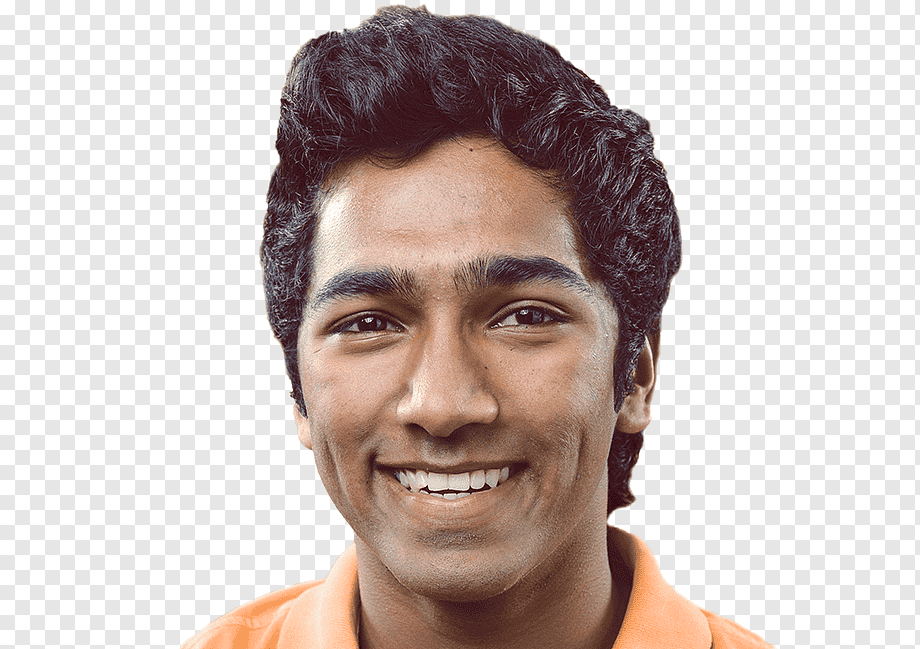
#> input picture Face.png, 920 x 649 px
$ jupyter execute 'Motion Detector.ipynb'
#> lines starting #> are read from the running program, lines starting #| are printed output that depends on the picture; after the words box and inside, x2 and y2 are one past the last pixel; in counts of white or black regions, pixels touching at a corner belong together
[cell 1]
import cv2
img=cv2.imread("Face.png", 1)
#> img is the input picture: shape (649, 920, 3); mean B, G, R 186.6, 190.9, 203.9
# cv2.imshow("Nitesh", img)
# cv2.waitKey()
# cv2.destroyAllWindows()
face_cascade=cv2.CascadeClassifier('haarcascade_frontalface_default.xml')
gray_img=cv2.cvtColor(img, cv2.COLOR_BGR2GRAY)
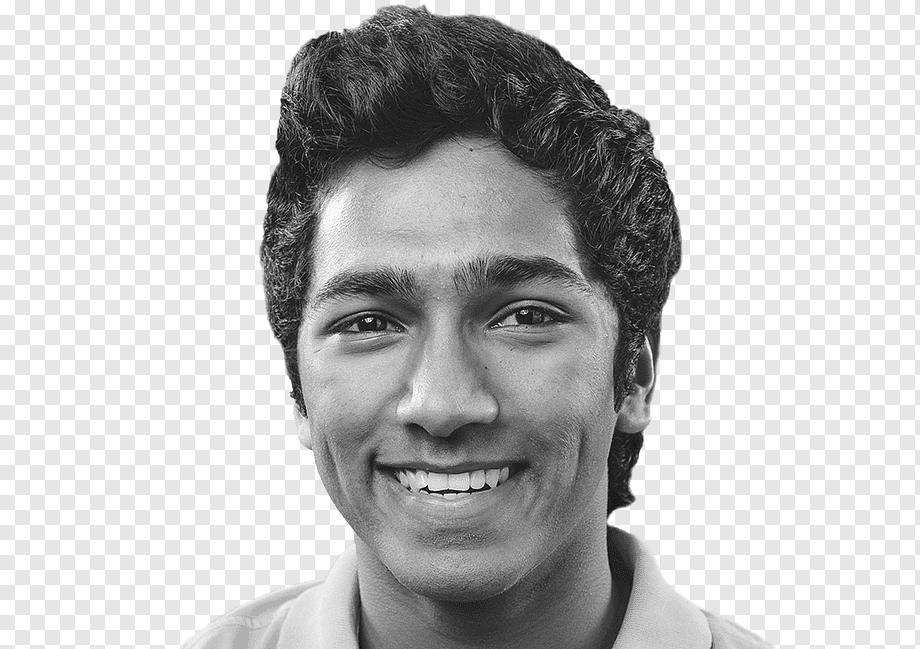
#> gray_img: shape (649, 920); min 17, max 255, mean 194.3
faces=face_cascade.detectMultiScale(gray_img, scaleFactor=1.05, minNeighbors=5)
#> faces = [[240, 144, 421, 421]]
for x, y, w, h in faces:
    img=cv2.rectangle(img, (x, y), (x+w, y+h), (0,0,255), 3)
#> this loop made 1 pass
#> pass 1, `img=cv2.rectangle(img, (x, y), (x+w, y+h), (0,0,255), 3)`:
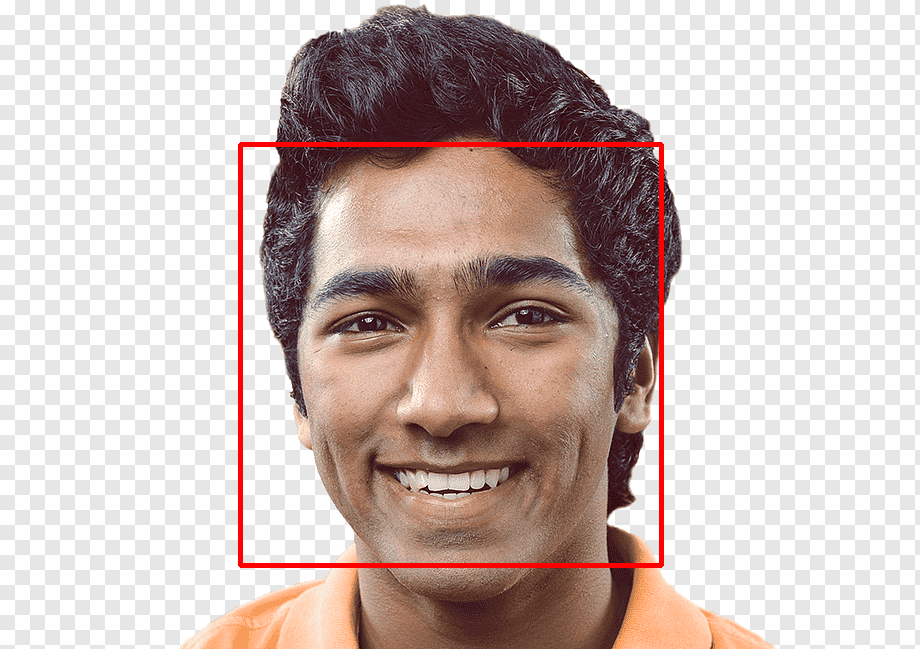
#> img: shape (649, 920, 3); 1.41% of pixels changed, all inside (x1, y1, x2, y2) = (238, 142, 664, 568)
resized=cv2.resize(img, (int(img.shape[1]/2), int(img.shape[0]/2)))
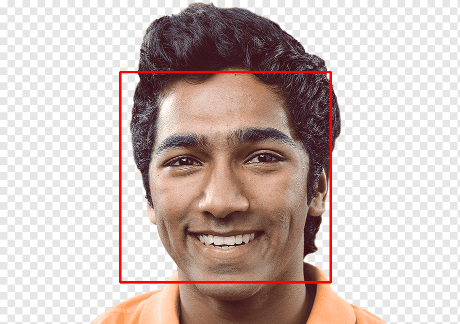
#> resized: shape (324, 460, 3); mean B, G, R 184.3, 188.5, 204.9
cv2.imshow("Face", resized)
cv2.waitKey(0)
cv2.destroyAllWindows()

[cell 2]
import cv2, time
video=cv2.VideoCapture(0)
check, frame=video.read()
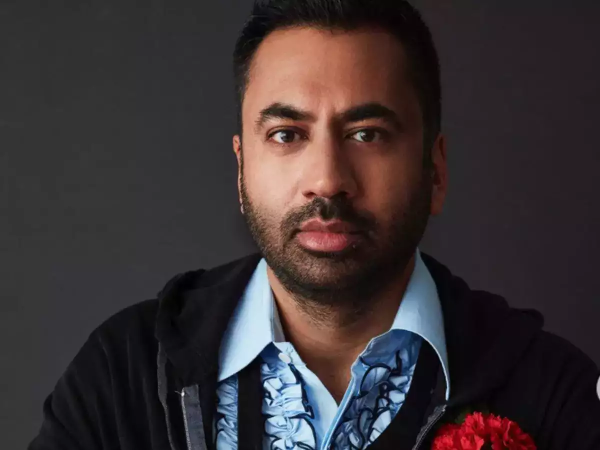
#> input picture Face2.webp, 1200 x 900 px, given in place of the camera (shown at 1/2 size)
#> frame is the input picture: shape (900, 1200, 3); mean B, G, R 52, 50, 58.9
print(check)
#| True
#print(frame)
time.sleep(3)
cv2.imshow('Capturing', frame)
cv2.waitKey(0)
video.release()
cv2.destroyAllWindows()

[cell 3]
import cv2, time
video=cv2.VideoCapture(0)
a=1
while True:
    a=a+1
    check, frame=video.read()
    #print(frame)
    gray=cv2.cvtColor(frame, cv2.COLOR_BGR2GRAY)
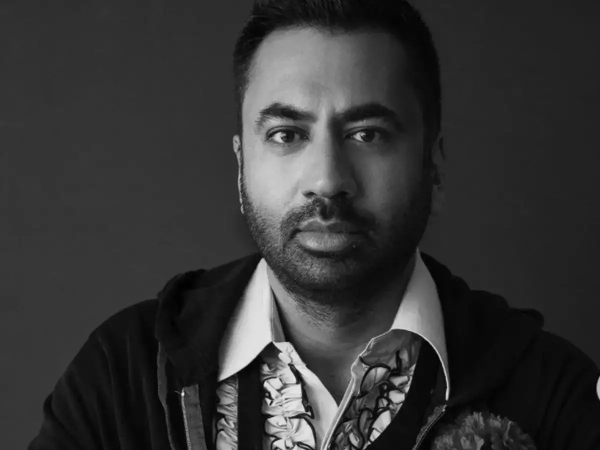
#> gray: shape (900, 1200) (shown at 1/2 size); min 0, max 255, mean 52.9
    cv2.imshow('Capturing', frame)
    key=cv2.waitKey(1)
#> (key q is pressed here)
    if key == ord('q'):
        break;
print(a)
video.release()
cv2.destroyAllWindows()

[cell 4]
import cv2, time
import pandas as pd
from datetime import datetime

first_frame=None
status_list=[None, None]
time=[]
df=pd.DataFrame(columns=['Start', 'End'])
video=cv2.VideoCapture(0)
while True:
    check, frame=video.read()
    #status at the begining of recording is zero as the object is not visible
    status=0
    #print(frame)
    gray=cv2.cvtColor(frame, cv2.COLOR_BGR2GRAY)
    gray=cv2.GaussianBlur(gray, (21, 21), 0)
    if first_frame is None:
        first_frame=gray
        #time.append(datetime.now())
        continue
    #calculate the difference b/w first frame and other frame
    delta_frame=cv2.absdiff(first_frame, gray)
    #Provides a threshold value such that it will convert the difference value with less than 30 to black, otherwise white
    thresh_delta=cv2.threshold(delta_frame, 30, 255, cv2.THRESH_BINARY)[1]
    thresh_delta=cv2.dilate(thresh_delta, None, iterations=0)
    #Define contour area, basically add the border
    (cnts,_)=cv2.findContours(thresh_delta.copy(), cv2.RETR_EXTERNAL, cv2.CHAIN_APPROX_SIMPLE)
    for contour in cnts:
        #removes noises and shadows.
        #Basically it will keep only that part white, which has area greater than 1000 pixels.
        if cv2.contourArea(contour)<1000:
            continue
        #Change in status when the object is being detected
        status=1
        #Create a rectangular box around object of frame
        (x, y, w, h)=cv2.boundingRect(contour)
        cv2.rectangle(frame, (x, y), (x+w, y+h), (0,0,255), 3)
    status_list.append(status)
    status_list=status_list[-2:]
    if status_list[-1]==1 and status_list[-2]==0:
        time.append(datetime.now())
    if status_list[-1]==0 and status_list[-2]==1:
        time.append(datetime.now())
    cv2.imshow('frame',frame)
#     cv2.imshow('gray',gray)
#     cv2.imshow('delta_frame',delta_frame)
#     cv2.imshow('thresh_delta',thresh_delta)
    key=cv2.waitKey(1)
    if key == ord('q'):
        if status == 1:
            time.append(datetime.now())
        break
print(time)
#print('\n')
for i in range(0, len(time), 2):
    df=df.append({'Start': time[i], 'End':time[i+1]}, ignore_index=True)
#> this loop made 0 passes
df.to_csv('Times.csv')
video.release()
cv2.destroyAllWindows()
